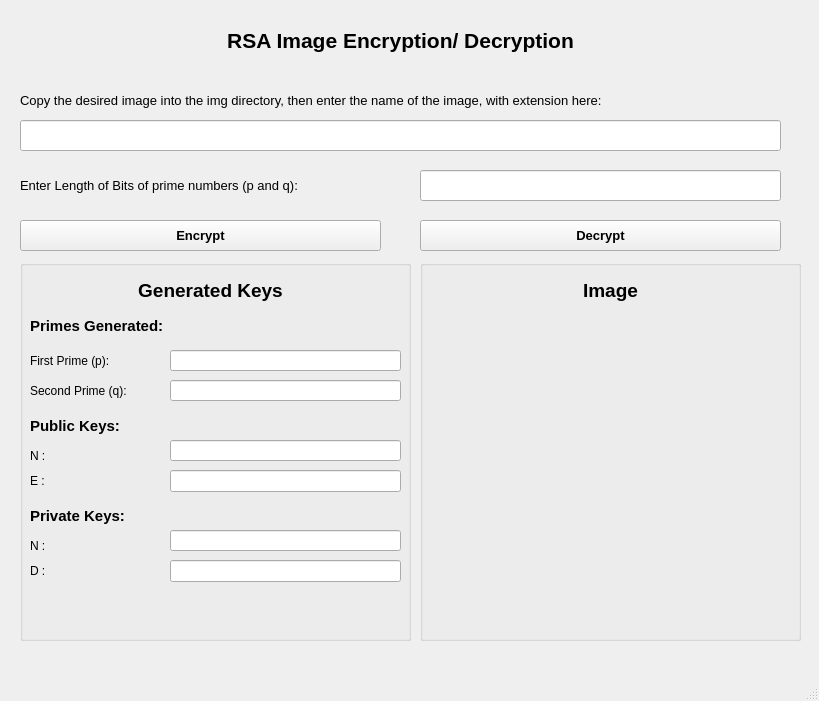
<?xml version="1.0" encoding="UTF-8"?>
<ui version="4.0">
 <class>MainWindow</class>
 <widget class="QMainWindow" name="MainWindow">
  <property name="geometry">
   <rect>
    <x>0</x>
    <y>0</y>
    <width>819</width>
    <height>701</height>
   </rect>
  </property>
  <property name="windowTitle">
   <string>MainWindow</string>
  </property>
  <widget class="QWidget" name="centralwidget">
   <widget class="QLabel" name="mainHead">
    <property name="geometry">
     <rect>
      <x>110</x>
      <y>10</y>
      <width>581</width>
      <height>61</height>
     </rect>
    </property>
    <property name="font">
     <font>
      <pointsize>16</pointsize>
      <weight>75</weight>
      <bold>true</bold>
     </font>
    </property>
    <property name="text">
     <string>RSA Image Encryption/ Decryption</string>
    </property>
    <property name="alignment">
     <set>Qt::AlignCenter</set>
    </property>
   </widget>
   <widget class="QLabel" name="label1">
    <property name="geometry">
     <rect>
      <x>20</x>
      <y>80</y>
      <width>781</width>
      <height>41</height>
     </rect>
    </property>
    <property name="font">
     <font>
      <pointsize>10</pointsize>
     </font>
    </property>
    <property name="text">
     <string>Copy the desired image into the img directory, then enter the name of the image, with extension here:</string>
    </property>
   </widget>
   <widget class="QLineEdit" name="imageInput">
    <property name="geometry">
     <rect>
      <x>20</x>
      <y>120</y>
      <width>761</width>
      <height>31</height>
     </rect>
    </property>
   </widget>
   <widget class="QLabel" name="label2">
    <property name="geometry">
     <rect>
      <x>20</x>
      <y>160</y>
      <width>371</width>
      <height>51</height>
     </rect>
    </property>
    <property name="font">
     <font>
      <pointsize>10</pointsize>
     </font>
    </property>
    <property name="text">
     <string>Enter Length of Bits of prime numbers (p and q): </string>
    </property>
   </widget>
   <widget class="QGroupBox" name="groupBox">
    <property name="geometry">
     <rect>
      <x>20</x>
      <y>260</y>
      <width>391</width>
      <height>381</height>
     </rect>
    </property>
    <property name="title">
     <string/>
    </property>
    <widget class="QLabel" name="label">
     <property name="geometry">
      <rect>
       <x>10</x>
       <y>10</y>
       <width>361</width>
       <height>41</height>
      </rect>
     </property>
     <property name="font">
      <font>
       <pointsize>14</pointsize>
       <weight>75</weight>
       <bold>true</bold>
      </font>
     </property>
     <property name="text">
      <string>Generated Keys</string>
     </property>
     <property name="alignment">
      <set>Qt::AlignCenter</set>
     </property>
    </widget>
    <widget class="QLabel" name="label_2">
     <property name="geometry">
      <rect>
       <x>10</x>
       <y>50</y>
       <width>171</width>
       <height>31</height>
      </rect>
     </property>
     <property name="font">
      <font>
       <pointsize>11</pointsize>
       <weight>75</weight>
       <bold>true</bold>
      </font>
     </property>
     <property name="text">
      <string>Primes Generated:</string>
     </property>
    </widget>
    <widget class="QLabel" name="label_3">
     <property name="geometry">
      <rect>
       <x>10</x>
       <y>80</y>
       <width>131</width>
       <height>41</height>
      </rect>
     </property>
     <property name="font">
      <font>
       <pointsize>9</pointsize>
      </font>
     </property>
     <property name="text">
      <string>First Prime (p):</string>
     </property>
    </widget>
    <widget class="QLabel" name="label_4">
     <property name="geometry">
      <rect>
       <x>10</x>
       <y>110</y>
       <width>131</width>
       <height>41</height>
      </rect>
     </property>
     <property name="font">
      <font>
       <pointsize>9</pointsize>
      </font>
     </property>
     <property name="text">
      <string>Second Prime (q):</string>
     </property>
    </widget>
    <widget class="QLineEdit" name="p_show">
     <property name="geometry">
      <rect>
       <x>150</x>
       <y>90</y>
       <width>231</width>
       <height>21</height>
      </rect>
     </property>
    </widget>
    <widget class="QLineEdit" name="q_show">
     <property name="geometry">
      <rect>
       <x>150</x>
       <y>120</y>
       <width>231</width>
       <height>21</height>
      </rect>
     </property>
    </widget>
    <widget class="QLabel" name="label_5">
     <property name="geometry">
      <rect>
       <x>10</x>
       <y>150</y>
       <width>171</width>
       <height>31</height>
      </rect>
     </property>
     <property name="font">
      <font>
       <pointsize>11</pointsize>
       <weight>75</weight>
       <bold>true</bold>
      </font>
     </property>
     <property name="text">
      <string>Public Keys:</string>
     </property>
    </widget>
    <widget class="QLabel" name="label_6">
     <property name="geometry">
      <rect>
       <x>10</x>
       <y>180</y>
       <width>91</width>
       <height>31</height>
      </rect>
     </property>
     <property name="font">
      <font>
       <pointsize>9</pointsize>
      </font>
     </property>
     <property name="text">
      <string>N :</string>
     </property>
    </widget>
    <widget class="QLineEdit" name="n_show_1">
     <property name="geometry">
      <rect>
       <x>150</x>
       <y>180</y>
       <width>231</width>
       <height>21</height>
      </rect>
     </property>
    </widget>
    <widget class="QLabel" name="label_7">
     <property name="geometry">
      <rect>
       <x>10</x>
       <y>210</y>
       <width>55</width>
       <height>21</height>
      </rect>
     </property>
     <property name="font">
      <font>
       <pointsize>9</pointsize>
      </font>
     </property>
     <property name="text">
      <string>E :</string>
     </property>
    </widget>
    <widget class="QLineEdit" name="e_show">
     <property name="geometry">
      <rect>
       <x>150</x>
       <y>210</y>
       <width>231</width>
       <height>22</height>
      </rect>
     </property>
    </widget>
    <widget class="QLabel" name="label_8">
     <property name="geometry">
      <rect>
       <x>10</x>
       <y>240</y>
       <width>171</width>
       <height>31</height>
      </rect>
     </property>
     <property name="font">
      <font>
       <pointsize>11</pointsize>
       <weight>75</weight>
       <bold>true</bold>
      </font>
     </property>
     <property name="text">
      <string>Private Keys:</string>
     </property>
    </widget>
    <widget class="QLabel" name="label_9">
     <property name="geometry">
      <rect>
       <x>10</x>
       <y>270</y>
       <width>91</width>
       <height>31</height>
      </rect>
     </property>
     <property name="font">
      <font>
       <pointsize>9</pointsize>
      </font>
     </property>
     <property name="text">
      <string>N :</string>
     </property>
    </widget>
    <widget class="QLineEdit" name="n_show">
     <property name="geometry">
      <rect>
       <x>150</x>
       <y>270</y>
       <width>231</width>
       <height>21</height>
      </rect>
     </property>
    </widget>
    <widget class="QLabel" name="label_10">
     <property name="geometry">
      <rect>
       <x>10</x>
       <y>300</y>
       <width>55</width>
       <height>21</height>
      </rect>
     </property>
     <property name="font">
      <font>
       <pointsize>9</pointsize>
      </font>
     </property>
     <property name="text">
      <string>D :</string>
     </property>
    </widget>
    <widget class="QLineEdit" name="d_show">
     <property name="geometry">
      <rect>
       <x>150</x>
       <y>300</y>
       <width>231</width>
       <height>22</height>
      </rect>
     </property>
    </widget>
   </widget>
   <widget class="QPushButton" name="encryptBtn">
    <property name="geometry">
     <rect>
      <x>20</x>
      <y>220</y>
      <width>361</width>
      <height>31</height>
     </rect>
    </property>
    <property name="font">
     <font>
      <pointsize>10</pointsize>
      <weight>75</weight>
      <bold>true</bold>
     </font>
    </property>
    <property name="cursor">
     <cursorShape>ArrowCursor</cursorShape>
    </property>
    <property name="text">
     <string>Encrypt</string>
    </property>
    <property name="autoDefault">
     <bool>false</bool>
    </property>
   </widget>
   <widget class="QPushButton" name="decryptBtn">
    <property name="geometry">
     <rect>
      <x>420</x>
      <y>220</y>
      <width>361</width>
      <height>31</height>
     </rect>
    </property>
    <property name="font">
     <font>
      <pointsize>10</pointsize>
      <weight>75</weight>
      <bold>true</bold>
     </font>
    </property>
    <property name="text">
     <string>Decrypt</string>
    </property>
   </widget>
   <widget class="QGroupBox" name="groupBox_2">
    <property name="geometry">
     <rect>
      <x>420</x>
      <y>260</y>
      <width>381</width>
      <height>381</height>
     </rect>
    </property>
    <property name="title">
     <string/>
    </property>
    <widget class="QLabel" name="label_12">
     <property name="geometry">
      <rect>
       <x>10</x>
       <y>10</y>
       <width>361</width>
       <height>41</height>
      </rect>
     </property>
     <property name="font">
      <font>
       <pointsize>14</pointsize>
       <weight>75</weight>
       <bold>true</bold>
      </font>
     </property>
     <property name="text">
      <string>Image</string>
     </property>
     <property name="alignment">
      <set>Qt::AlignCenter</set>
     </property>
    </widget>
    <widget class="QLabel" name="image_show">
     <property name="geometry">
      <rect>
       <x>0</x>
       <y>50</y>
       <width>381</width>
       <height>331</height>
      </rect>
     </property>
     <property name="text">
      <string/>
     </property>
     <property name="pixmap">
      <pixmap>../my.jpg</pixmap>
     </property>
     <property name="scaledContents">
      <bool>true</bool>
     </property>
    </widget>
   </widget>
   <widget class="QLineEdit" name="lineEdit">
    <property name="geometry">
     <rect>
      <x>420</x>
      <y>170</y>
      <width>361</width>
      <height>31</height>
     </rect>
    </property>
   </widget>
  </widget>
  <widget class="QMenuBar" name="menubar">
   <property name="geometry">
    <rect>
     <x>0</x>
     <y>0</y>
     <width>819</width>
     <height>26</height>
    </rect>
   </property>
  </widget>
  <widget class="QStatusBar" name="statusbar"/>
 </widget>
 <resources/>
 <connections/>
</ui>
